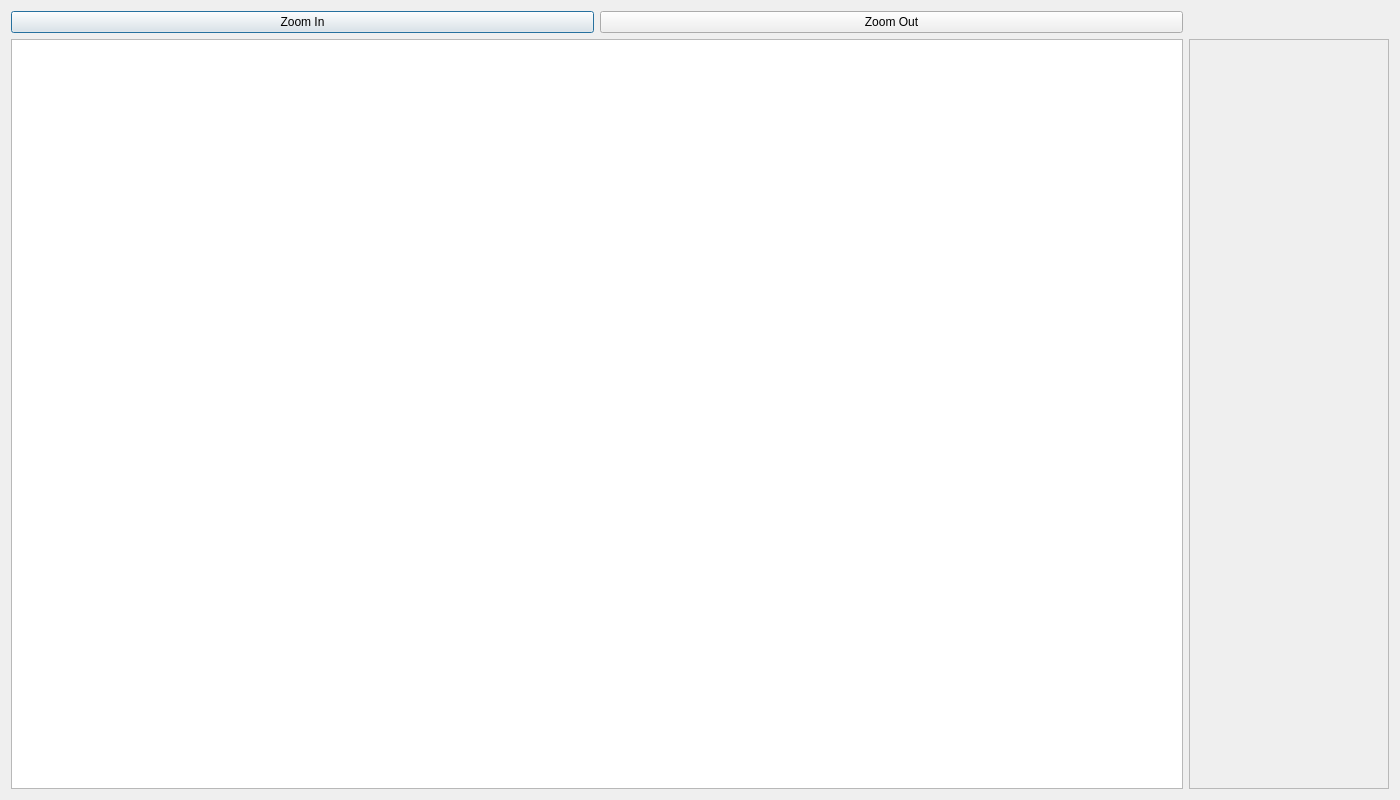
<?xml version="1.0" encoding="UTF-8"?>
<ui version="4.0">
 <class>Dialog</class>
 <widget class="QDialog" name="Dialog">
  <property name="geometry">
   <rect>
    <x>0</x>
    <y>0</y>
    <width>1400</width>
    <height>800</height>
   </rect>
  </property>
  <property name="sizePolicy">
   <sizepolicy hsizetype="Preferred" vsizetype="Preferred">
    <horstretch>0</horstretch>
    <verstretch>0</verstretch>
   </sizepolicy>
  </property>
  <property name="windowTitle">
   <string>Solar System Simulation</string>
  </property>
  <layout class="QGridLayout" name="gridLayout">
   <item row="1" column="1">
    <widget class="QScrollArea" name="bodyData">
     <property name="minimumSize">
      <size>
       <width>200</width>
       <height>0</height>
      </size>
     </property>
     <property name="maximumSize">
      <size>
       <width>200</width>
       <height>16777215</height>
      </size>
     </property>
     <property name="widgetResizable">
      <bool>true</bool>
     </property>
     <widget class="QWidget" name="scrollAreaWidgetContents">
      <property name="geometry">
       <rect>
        <x>0</x>
        <y>0</y>
        <width>198</width>
        <height>748</height>
       </rect>
      </property>
     </widget>
    </widget>
   </item>
   <item row="1" column="0">
    <widget class="QGraphicsView" name="graphicsView"/>
   </item>
   <item row="0" column="0">
    <layout class="QHBoxLayout" name="horizontalLayout">
     <item>
      <widget class="QPushButton" name="buttonZoomIn">
       <property name="text">
        <string>Zoom In</string>
       </property>
      </widget>
     </item>
     <item>
      <widget class="QPushButton" name="buttonZoomOut">
       <property name="text">
        <string>Zoom Out</string>
       </property>
      </widget>
     </item>
    </layout>
   </item>
  </layout>
 </widget>
 <layoutdefault spacing="6" margin="11"/>
 <resources/>
 <connections/>
</ui>
